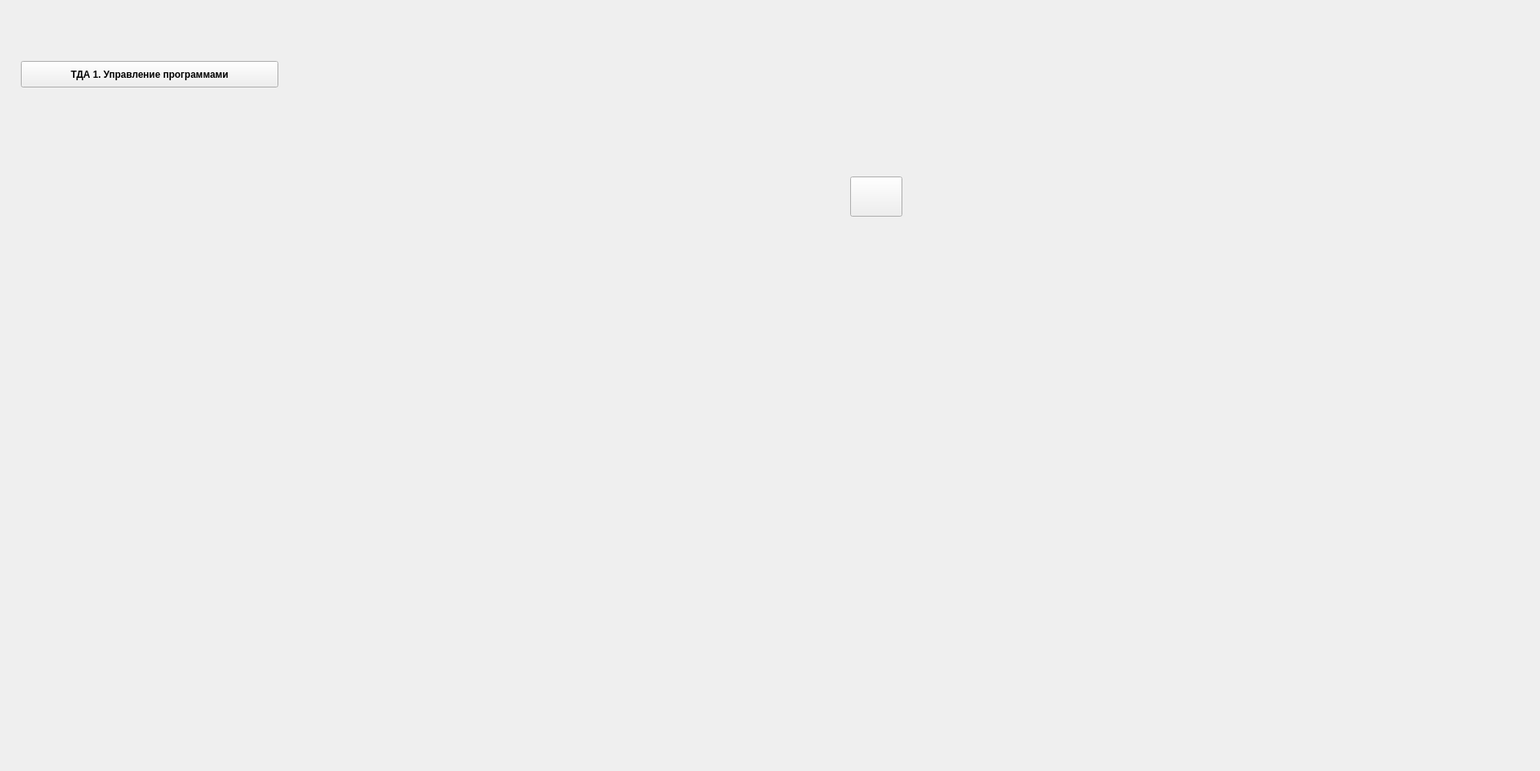
<?xml version="1.0" encoding="UTF-8"?>
<ui version="4.0">
 <class>MainWindow</class>
 <widget class="QMainWindow" name="MainWindow">
  <property name="geometry">
   <rect>
    <x>0</x>
    <y>0</y>
    <width>1920</width>
    <height>961</height>
   </rect>
  </property>
  <property name="windowTitle">
   <string>MainWindow</string>
  </property>
  <widget class="QWidget" name="centralwidget">
   <widget class="QLabel" name="Bkgrnd">
    <property name="geometry">
     <rect>
      <x>0</x>
      <y>0</y>
      <width>1920</width>
      <height>961</height>
     </rect>
    </property>
    <property name="text">
     <string/>
    </property>
    <property name="pixmap">
     <pixmap>images/Main.png</pixmap>
    </property>
   </widget>
   <widget class="QPushButton" name="btn_win_upr">
    <property name="geometry">
     <rect>
      <x>26</x>
      <y>76</y>
      <width>321</width>
      <height>33</height>
     </rect>
    </property>
    <property name="font">
     <font>
      <family>Arial</family>
      <pointsize>9</pointsize>
      <weight>75</weight>
      <bold>true</bold>
     </font>
    </property>
    <property name="text">
     <string>ТДА 1. Управление программами</string>
    </property>
   </widget>
   <widget class="QPushButton" name="KN160">
    <property name="geometry">
     <rect>
      <x>1060</x>
      <y>220</y>
      <width>65</width>
      <height>50</height>
     </rect>
    </property>
    <property name="text">
     <string/>
    </property>
    <property name="icon">
     <iconset>
      <normaloff>images/ZD_closen.png</normaloff>images/ZD_closen.png</iconset>
    </property>
    <property name="iconSize">
     <size>
      <width>65</width>
      <height>50</height>
     </size>
    </property>
   </widget>
  </widget>
 </widget>
 <resources/>
 <connections/>
</ui>
